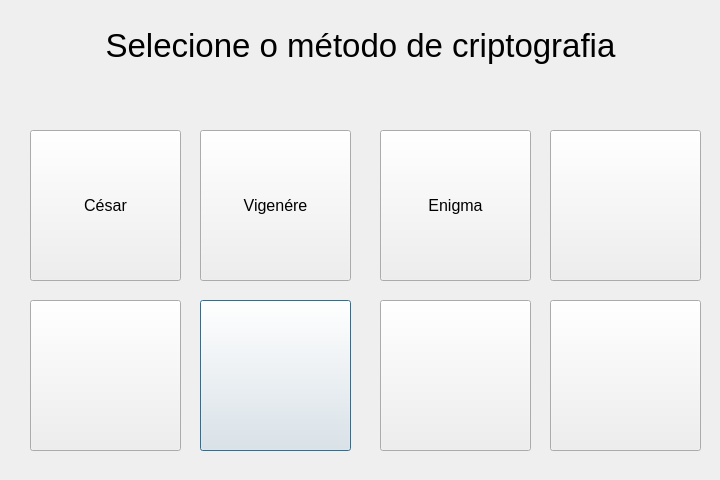
<?xml version="1.0" encoding="UTF-8"?>
<ui version="4.0">
 <class>opcoes</class>
 <widget class="QDialog" name="opcoes">
  <property name="geometry">
   <rect>
    <x>0</x>
    <y>0</y>
    <width>720</width>
    <height>480</height>
   </rect>
  </property>
  <property name="windowTitle">
   <string>Dialog</string>
  </property>
  <widget class="QPushButton" name="pushButton_4">
   <property name="geometry">
    <rect>
     <x>200</x>
     <y>300</y>
     <width>151</width>
     <height>151</height>
    </rect>
   </property>
   <property name="text">
    <string/>
   </property>
  </widget>
  <widget class="QPushButton" name="botaoCesar">
   <property name="geometry">
    <rect>
     <x>30</x>
     <y>130</y>
     <width>151</width>
     <height>151</height>
    </rect>
   </property>
   <property name="font">
    <font>
     <pointsize>12</pointsize>
    </font>
   </property>
   <property name="text">
    <string>César</string>
   </property>
  </widget>
  <widget class="QLabel" name="label">
   <property name="geometry">
    <rect>
     <x>0</x>
     <y>20</y>
     <width>721</width>
     <height>51</height>
    </rect>
   </property>
   <property name="font">
    <font>
     <pointsize>25</pointsize>
    </font>
   </property>
   <property name="text">
    <string>Selecione o método de criptografia</string>
   </property>
   <property name="alignment">
    <set>Qt::AlignCenter</set>
   </property>
  </widget>
  <widget class="QPushButton" name="botaoEnigma">
   <property name="geometry">
    <rect>
     <x>380</x>
     <y>130</y>
     <width>151</width>
     <height>151</height>
    </rect>
   </property>
   <property name="font">
    <font>
     <pointsize>12</pointsize>
    </font>
   </property>
   <property name="text">
    <string>Enigma</string>
   </property>
  </widget>
  <widget class="QPushButton" name="pushButton_2">
   <property name="geometry">
    <rect>
     <x>30</x>
     <y>300</y>
     <width>151</width>
     <height>151</height>
    </rect>
   </property>
   <property name="text">
    <string/>
   </property>
  </widget>
  <widget class="QPushButton" name="pushButton_7">
   <property name="geometry">
    <rect>
     <x>550</x>
     <y>130</y>
     <width>151</width>
     <height>151</height>
    </rect>
   </property>
   <property name="text">
    <string/>
   </property>
  </widget>
  <widget class="QPushButton" name="botaoVig">
   <property name="geometry">
    <rect>
     <x>200</x>
     <y>130</y>
     <width>151</width>
     <height>151</height>
    </rect>
   </property>
   <property name="font">
    <font>
     <pointsize>12</pointsize>
    </font>
   </property>
   <property name="text">
    <string>Vigenére</string>
   </property>
  </widget>
  <widget class="QPushButton" name="pushButton_8">
   <property name="geometry">
    <rect>
     <x>380</x>
     <y>300</y>
     <width>151</width>
     <height>151</height>
    </rect>
   </property>
   <property name="text">
    <string/>
   </property>
  </widget>
  <widget class="QPushButton" name="pushButton_9">
   <property name="geometry">
    <rect>
     <x>550</x>
     <y>300</y>
     <width>151</width>
     <height>151</height>
    </rect>
   </property>
   <property name="text">
    <string/>
   </property>
  </widget>
 </widget>
 <resources/>
 <connections/>
</ui>
